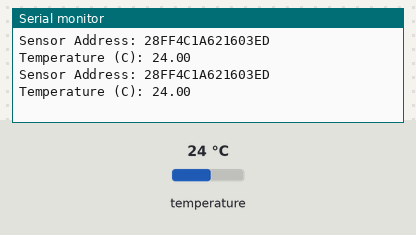
This sketch was run on a simulated Arduino Uno, built with avr-gcc and run on an emulated ATmega328P. On the bench: the last lines printed to the serial monitor. Inputs (shaded band) come from the test bench; at power-on: temperature 24 °C.

Above: at 5.3 s.
5.4 s: temperature set to 12 °C
At 8.8 s:
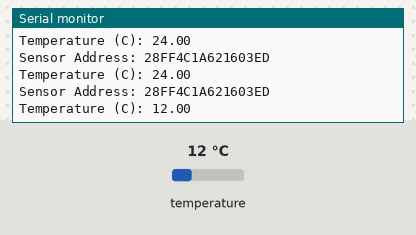
10.3 s: temperature set to 19 °C
At 13.3 s:
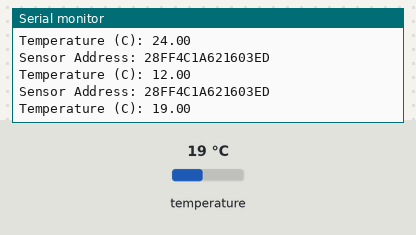
Timing chart, 0 to 14.8 s (numbered marks = the images above; inputs shaded):
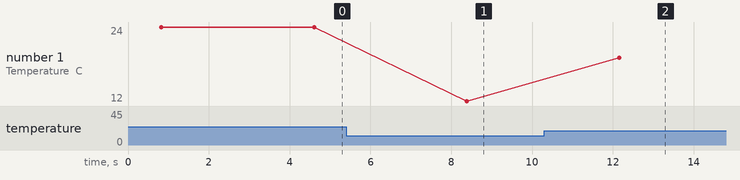

The sketch:

test_sensor.ino
```cpp
#include <OneWire.h>
#include <DallasTemperature.h>

// Pin for the 1-Wire bus
#define ONE_WIRE_BUS 5

// Initialize OneWire and DallasTemperature libraries
OneWire oneWire(ONE_WIRE_BUS);
DallasTemperature sensors(&oneWire);

void setup() {
  Serial.begin(9600);
  sensors.begin();
}

void loop() {
  // Request temperature from the sensor
  sensors.requestTemperatures();
  float tempC = sensors.getTempCByIndex(0);

  // Get sensor address
  DeviceAddress sensorAddress;
  if (sensors.getAddress(sensorAddress, 0)) {
    // Convert sensor address to string and output it
    Serial.print("Sensor Address: ");
    for (uint8_t i = 0; i < 8; i++) {
      if (sensorAddress[i] < 16) Serial.print("0");
      Serial.print(sensorAddress[i], HEX);
    }
    Serial.println();
  } else {
    Serial.println("Error: Could not find the sensor address.");
  }

  // Output the temperature in Celsius
  Serial.print("Temperature (C): ");
  Serial.println(tempC);

  // Add delay to avoid continuous reading
  delay(3000);  // Delay
}
```

Measured:
- after the input at 5.4 s, the serial monitor: prints a new line after 3.0 s (image 1)
- after the input at 10.3 s, the serial monitor: prints a new line after 1.9 s (image 2)
- plotted number 1: 24 → 12 after the input at 5.4 s, 12 → 19 after the input at 10.3 s
